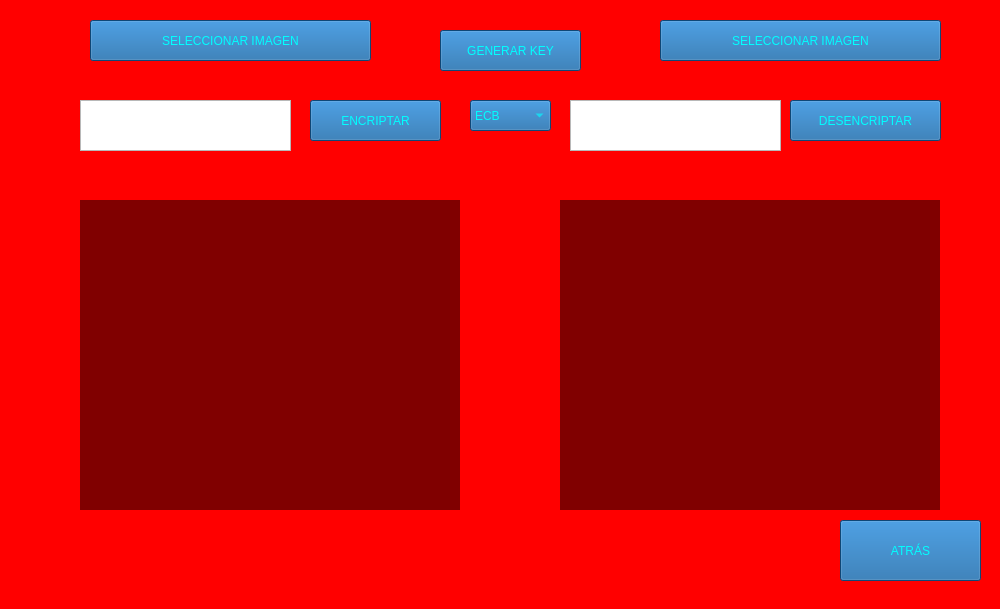
<?xml version="1.0" encoding="UTF-8"?>
<ui version="4.0">
 <class>crip3Des</class>
 <widget class="QMainWindow" name="crip3Des">
  <property name="geometry">
   <rect>
    <x>0</x>
    <y>0</y>
    <width>1000</width>
    <height>609</height>
   </rect>
  </property>
  <property name="maximumSize">
   <size>
    <width>1000</width>
    <height>613</height>
   </size>
  </property>
  <property name="windowTitle">
   <string>3-DES</string>
  </property>
  <property name="windowIcon">
   <iconset>
    <normaloff>icono.png</normaloff>icono.png</iconset>
  </property>
  <widget class="QWidget" name="centralwidget">
   <widget class="QLabel" name="fondo">
    <property name="geometry">
     <rect>
      <x>0</x>
      <y>0</y>
      <width>1000</width>
      <height>615</height>
     </rect>
    </property>
    <property name="styleSheet">
     <string notr="true">background-color: #ff0000;</string>
    </property>
    <property name="text">
     <string/>
    </property>
    <property name="pixmap">
     <pixmap>Imag1.jpg</pixmap>
    </property>
    <property name="scaledContents">
     <bool>false</bool>
    </property>
   </widget>
   <widget class="QPushButton" name="encr">
    <property name="geometry">
     <rect>
      <x>310</x>
      <y>100</y>
      <width>131</width>
      <height>41</height>
     </rect>
    </property>
    <property name="styleSheet">
     <string notr="true">background-color: rgb(21, 99, 165);
color: #00ffff;
font: 14pt &quot;Berlin Sans FB&quot;;</string>
    </property>
    <property name="text">
     <string>ENCRIPTAR</string>
    </property>
   </widget>
   <widget class="QLabel" name="img1">
    <property name="geometry">
     <rect>
      <x>80</x>
      <y>200</y>
      <width>380</width>
      <height>310</height>
     </rect>
    </property>
    <property name="font">
     <font>
      <pointsize>9</pointsize>
      <weight>75</weight>
      <bold>true</bold>
     </font>
    </property>
    <property name="styleSheet">
     <string notr="true">background-color:rgba(0,0,0,50%);
color:'white';
padding: 5px 15px 5px 15px;</string>
    </property>
    <property name="inputMethodHints">
     <set>Qt::ImhMultiLine</set>
    </property>
    <property name="text">
     <string/>
    </property>
    <property name="scaledContents">
     <bool>true</bool>
    </property>
    <property name="alignment">
     <set>Qt::AlignJustify|Qt::AlignVCenter</set>
    </property>
    <property name="wordWrap">
     <bool>true</bool>
    </property>
    <property name="textInteractionFlags">
     <set>Qt::LinksAccessibleByMouse|Qt::TextSelectableByKeyboard|Qt::TextSelectableByMouse</set>
    </property>
   </widget>
   <widget class="QPushButton" name="decr">
    <property name="geometry">
     <rect>
      <x>790</x>
      <y>100</y>
      <width>151</width>
      <height>41</height>
     </rect>
    </property>
    <property name="styleSheet">
     <string notr="true">background-color: rgb(21, 99, 165);
color: #00ffff;
font: 14pt &quot;Berlin Sans FB&quot;;</string>
    </property>
    <property name="text">
     <string>DESENCRIPTAR</string>
    </property>
   </widget>
   <widget class="QLabel" name="img2">
    <property name="geometry">
     <rect>
      <x>560</x>
      <y>200</y>
      <width>380</width>
      <height>310</height>
     </rect>
    </property>
    <property name="font">
     <font>
      <pointsize>9</pointsize>
      <weight>75</weight>
      <bold>true</bold>
     </font>
    </property>
    <property name="styleSheet">
     <string notr="true">background-color:rgba(0,0,0,50%);
color:'white';
padding: 5px 15px 5px 15px;</string>
    </property>
    <property name="inputMethodHints">
     <set>Qt::ImhMultiLine</set>
    </property>
    <property name="text">
     <string/>
    </property>
    <property name="scaledContents">
     <bool>true</bool>
    </property>
    <property name="alignment">
     <set>Qt::AlignJustify|Qt::AlignVCenter</set>
    </property>
    <property name="wordWrap">
     <bool>true</bool>
    </property>
    <property name="textInteractionFlags">
     <set>Qt::LinksAccessibleByMouse|Qt::TextSelectableByKeyboard|Qt::TextSelectableByMouse</set>
    </property>
   </widget>
   <widget class="QPushButton" name="back">
    <property name="geometry">
     <rect>
      <x>840</x>
      <y>520</y>
      <width>141</width>
      <height>61</height>
     </rect>
    </property>
    <property name="styleSheet">
     <string notr="true">background-color: rgb(21, 99, 165);
color: #00ffff;
font: 14pt &quot;Berlin Sans FB&quot;;</string>
    </property>
    <property name="text">
     <string>ATRÁS</string>
    </property>
   </widget>
   <widget class="QPushButton" name="imEn">
    <property name="geometry">
     <rect>
      <x>90</x>
      <y>20</y>
      <width>281</width>
      <height>41</height>
     </rect>
    </property>
    <property name="styleSheet">
     <string notr="true">background-color: rgb(21, 99, 165);
color: #00ffff;
font: 14pt &quot;Berlin Sans FB&quot;;</string>
    </property>
    <property name="text">
     <string>SELECCIONAR IMAGEN</string>
    </property>
   </widget>
   <widget class="QPushButton" name="imDe">
    <property name="geometry">
     <rect>
      <x>660</x>
      <y>20</y>
      <width>281</width>
      <height>41</height>
     </rect>
    </property>
    <property name="styleSheet">
     <string notr="true">background-color: rgb(21, 99, 165);
color: #00ffff;
font: 14pt &quot;Berlin Sans FB&quot;;</string>
    </property>
    <property name="text">
     <string>SELECCIONAR IMAGEN</string>
    </property>
   </widget>
   <widget class="QPushButton" name="bGenerarKey">
    <property name="geometry">
     <rect>
      <x>440</x>
      <y>30</y>
      <width>141</width>
      <height>41</height>
     </rect>
    </property>
    <property name="styleSheet">
     <string notr="true">background-color: rgb(21, 99, 165);
color: #00ffff;
font: 14pt &quot;Berlin Sans FB&quot;;</string>
    </property>
    <property name="text">
     <string>GENERAR KEY</string>
    </property>
   </widget>
   <widget class="QComboBox" name="cBoxModo">
    <property name="geometry">
     <rect>
      <x>470</x>
      <y>100</y>
      <width>81</width>
      <height>31</height>
     </rect>
    </property>
    <property name="layoutDirection">
     <enum>Qt::LeftToRight</enum>
    </property>
    <property name="autoFillBackground">
     <bool>false</bool>
    </property>
    <property name="styleSheet">
     <string notr="true">background-color: rgb(21, 99, 165);
color: #00ffff;
font: 14pt &quot;Berlin Sans FB&quot;;</string>
    </property>
    <item>
     <property name="text">
      <string>ECB</string>
     </property>
    </item>
    <item>
     <property name="text">
      <string>CBC</string>
     </property>
    </item>
    <item>
     <property name="text">
      <string>CBF</string>
     </property>
    </item>
    <item>
     <property name="text">
      <string>OFB</string>
     </property>
    </item>
    <item>
     <property name="text">
      <string>CTR</string>
     </property>
    </item>
   </widget>
   <widget class="QPlainTextEdit" name="decrPwd">
    <property name="geometry">
     <rect>
      <x>570</x>
      <y>100</y>
      <width>211</width>
      <height>51</height>
     </rect>
    </property>
    <property name="styleSheet">
     <string notr="true">font: 10pt &quot;MS Shell Dlg 2&quot;;</string>
    </property>
   </widget>
   <widget class="QPlainTextEdit" name="encrPwd">
    <property name="geometry">
     <rect>
      <x>80</x>
      <y>100</y>
      <width>211</width>
      <height>51</height>
     </rect>
    </property>
    <property name="styleSheet">
     <string notr="true">font: 10pt &quot;MS Shell Dlg 2&quot;;</string>
    </property>
   </widget>
  </widget>
 </widget>
 <resources/>
 <connections>
  <connection>
   <sender>encr</sender>
   <signal>clicked()</signal>
   <receiver>img2</receiver>
   <slot>clear()</slot>
   <hints>
    <hint type="sourcelabel">
     <x>403</x>
     <y>135</y>
    </hint>
    <hint type="destinationlabel">
     <x>620</x>
     <y>253</y>
    </hint>
   </hints>
  </connection>
  <connection>
   <sender>decr</sender>
   <signal>clicked()</signal>
   <receiver>img1</receiver>
   <slot>clear()</slot>
   <hints>
    <hint type="sourcelabel">
     <x>804</x>
     <y>129</y>
    </hint>
    <hint type="destinationlabel">
     <x>357</x>
     <y>278</y>
    </hint>
   </hints>
  </connection>
 </connections>
</ui>
